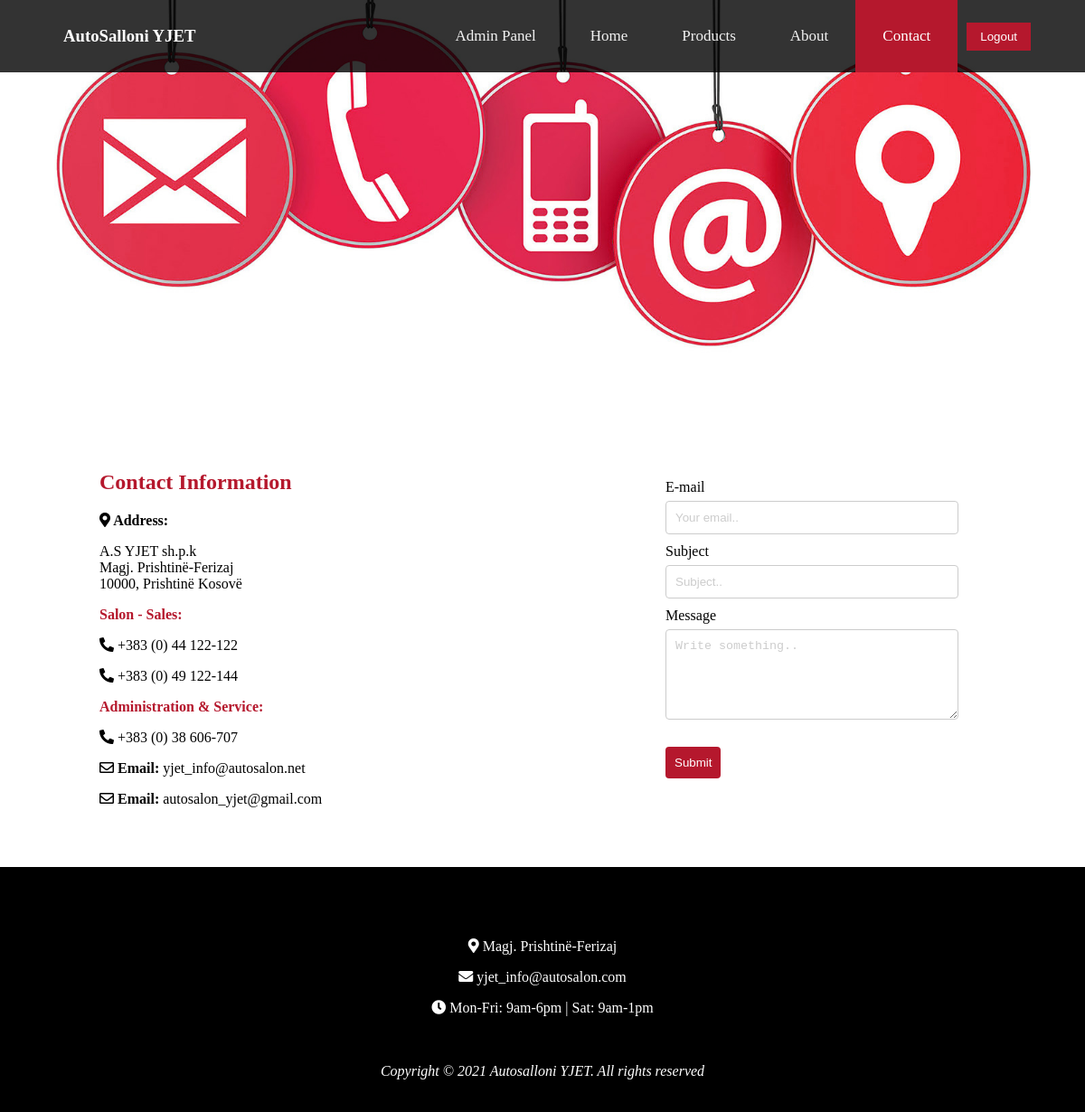
/contact.php (signed in), run on the app's committed database.
### tables this page shows
CREATE TABLE `contact` (
  `contact_id` int(11) NOT NULL,
  `address` varchar(255) NOT NULL,
  `phone_number_sales` varchar(255) NOT NULL,
  `phone_number_sales2` varchar(255) NOT NULL,
  `phone_number_administration` varchar(255) NOT NULL,
  `email_1` varchar(255) NOT NULL,
  `email_2` varchar(255) NOT NULL
);

### models/DbConn.php (called while the page is built)
<?php
class DBconnection{
	public function getConnection(){
		try{
			$connection = new PDO("mysql:host=localhost;dbname=autosalloni_yjet", "root" , "");
            $connection->setAttribute(PDO::ATTR_ERRMODE, PDO::ERRMODE_EXCEPTION);
		} catch(PDOException $e){
			echo $e->getMessage();
            return null;
		}
		return $connection;
	}
}

### controller/contactController.php (called while the page is built, shortened)
<?php
include_once 'models/contactMapper.php';
class ContactController
{
    public function GetContactById($contact_id)
    {
        $contactMapper = new ContactMapper();
        $contact = $contactMapper->GetContactById($contact_id);
        return $contact;
    }
}

### models/contactMapper.php (called while the page is built, shortened)
<?php
include_once 'DbConn.php';
class ContactMapper
{
    private $connection;
    public function __construct()
    {
        $obj = new DBConnection();
        $this->connection = $obj->getConnection();
    }
    public function getContactById($contact_id){
        $sth = $this->connection->prepare("SELECT * FROM contact WHERE contact_id = :contact_id");
        $sth->execute(['contact_id' => $contact_id]);
        $result = $sth->fetch();
        return $result;
    }
}

### contact.php (the view, shortened to what this page needs)
<?php
$page = 'contact'; require("includes/header.php");
include_once 'controller/contactController.php';
?>
    <div class="home-banner-contact">
    </div>
    <div class="contact">
        <div class="container">
            <div class="contact-info">
                <h2 style="color: #B5182D;">
                    Contact Information
                </h2>
                <?php
                $contactController = new ContactController();
                $result = $contactController->GetContactById(1);
                ?>
                <p><i style="color: black;" class="fas fa-map-marker-alt fa-1x">
                    </i><b> Address:</b> </p>
                <p> <?php echo $result['address']; ?></p>
                <p style="color:#B5182D ;"><b>Salon - Sales:</b> </p>
                <p><i style="color: black;" class="fas fa-phone-alt fa-1x"></i>
                    </i> <?php echo $result['phone_number_sales'];?></p>
                <p><i style="color: black;" class="fas fa-phone-alt fa-1x"></i>
                    </i> <?php echo $result['phone_number_sales2'];?> </p>
                <p style="color:#B5182D ;"><b>Administration & Service:</b> </p>
                <p><i style="color: black;" class="fas fa-phone-alt fa-1x"></i>
                    </i> <?php echo $result['phone_number_administration'];?></p>
                <p><i style="color: black;" class="far fa-envelope fa-1x"></i>
                    </i><b> Email:</b> <?php echo $result['email_1'];?></p>
                <p><i style="color: black;" class="far fa-envelope fa-1x"></i>
                    </i><b> Email:</b> <?php echo $result['email_2'];?></p>
            </div>
            <div class="contact-form">
                <form action="#" method="POST" id="contact-form" enctype="multipart/form-data" onsubmit="return validatecontact()">
                    <label for="email">E-mail</label>
                    <input type="text" id="email" name="email" placeholder="Your email..">
                    <label for="subject">Subject</label>
                    <input type="text" id="subject" name="subject" placeholder="Subject..">
                    <label for="Message">Message</label>
                    <textarea id="message" name="message" placeholder="Write something.."
                        style="height:100px"></textarea>
                    <input onclick="validatecontact()" type="submit" name="submit" value="Submit">
                </form>
            </div>
        </div>
    </div>
<?php require("includes/footer.php"); ?>

### css/style.css (style rules this page uses)
body { margin: 0; padding: 0; border: 0; font-size: 100%; font: inherit; vertical-align: baseline; }
.container { width: 90%; margin: auto; }
.home-banner-contact { height: 60vh; object-fit: cover; background-image: url(../img/contactus.jpg); background-repeat: no-repeat; background-size: cover; }
input[type=text], select, textarea { width: 100%; border: 1px solid #ccc; border-radius: 4px; box-sizing: border-box; margin-top: 6px; resize: vertical; padding: 10px; margin-bottom: 10px; }
input[type=submit] { background-color: #B5182D; color: white; padding: 12px 20px; border: none; border-radius: 4px; cursor: pointer; }
.contact { display: flex; }
.contact-info { margin-top: 20px; width: 50%; float: left; margin-bottom: 50px; margin-left: 50px; }
.contact-form { margin-top: 50px; width: 30%; float: right; margin-bottom: 50px; margin-right: 80px; }
.contact-form input { padding: 10px; margin-bottom: 10px; }
::placeholder { color: #ccc; }

### data on the page
contact: address "A.S YJET sh.p.k Magj. Prishtinë-Ferizaj 10000, Prishtinë Kosovë", phone_number_sales "+383 (0) 44 122-122", phone_number_sales2 "+383 (0) 49 122-144", phone_number_administration "+383 (0) 38 606-707", email_1 "yjet_info@autosalon.net", email_2 "autosalon_yjet@gmail.com"
